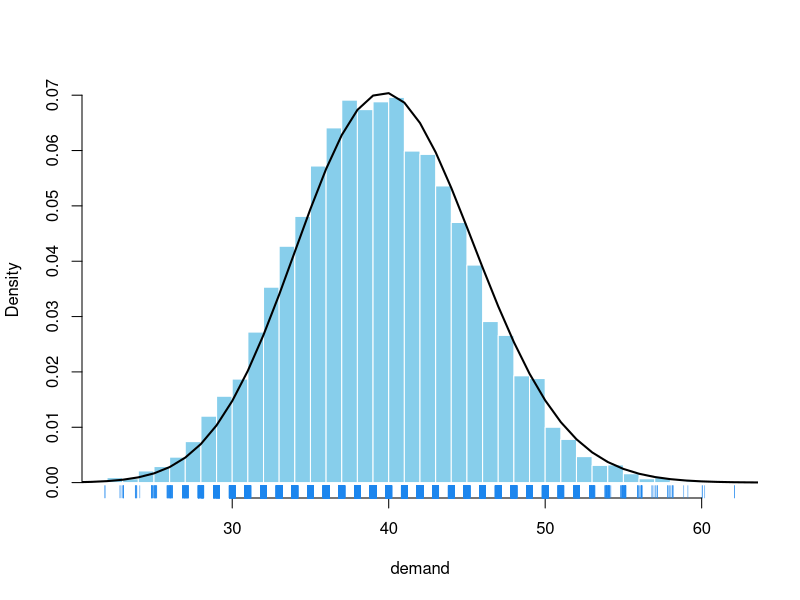
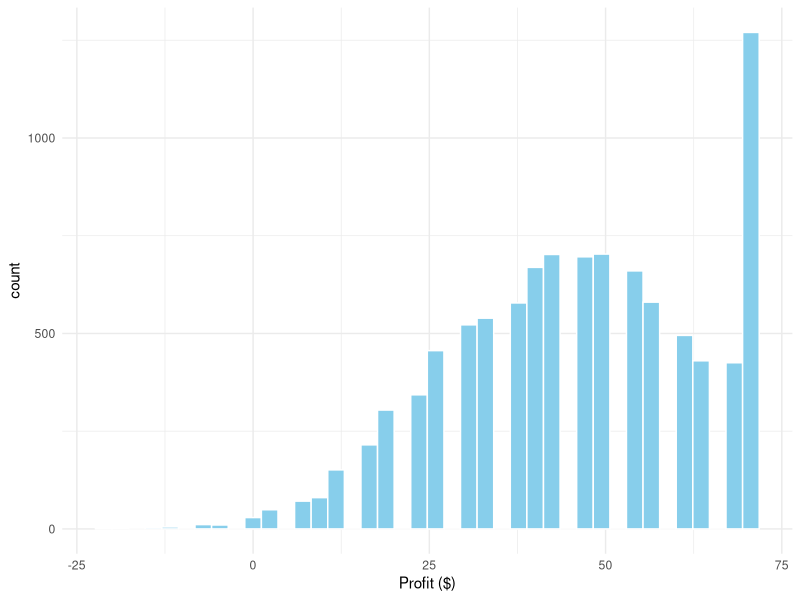
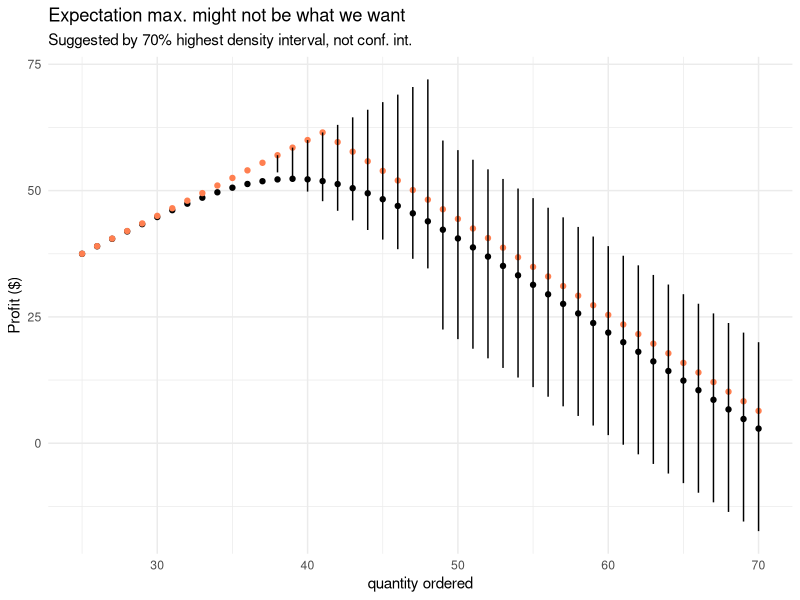
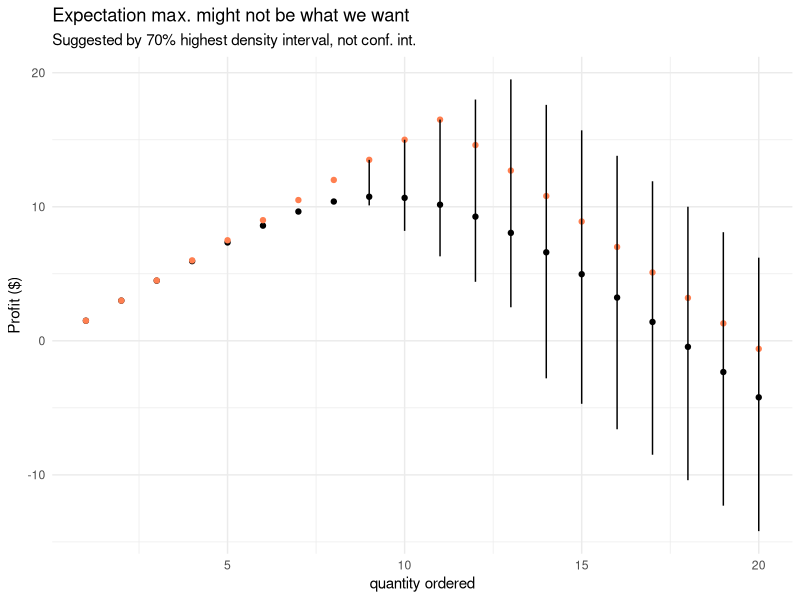
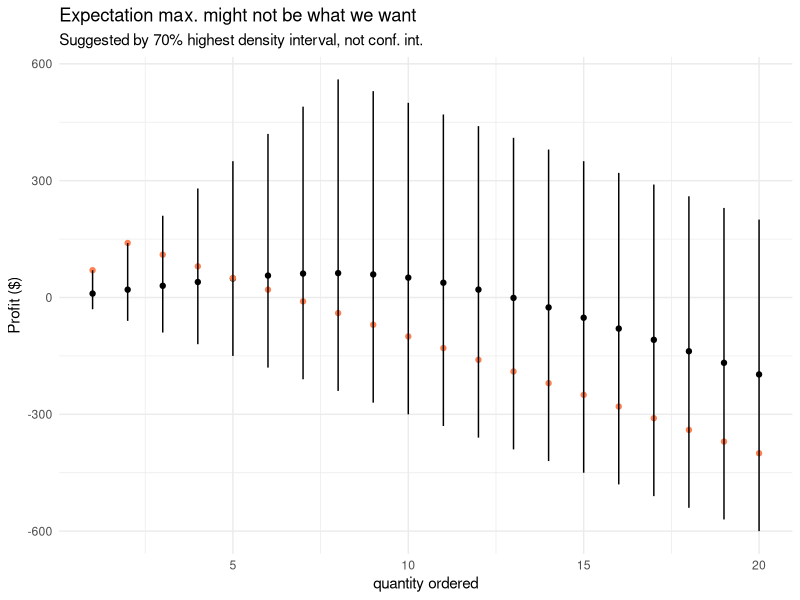
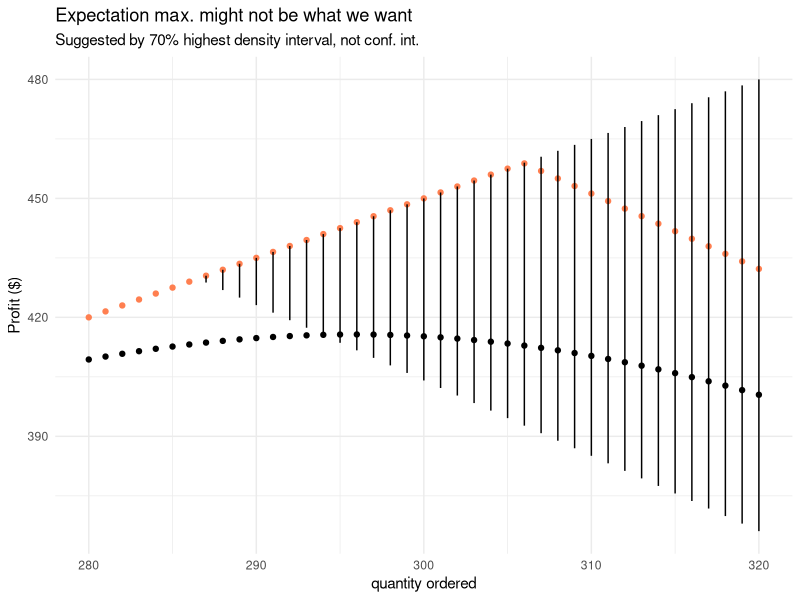
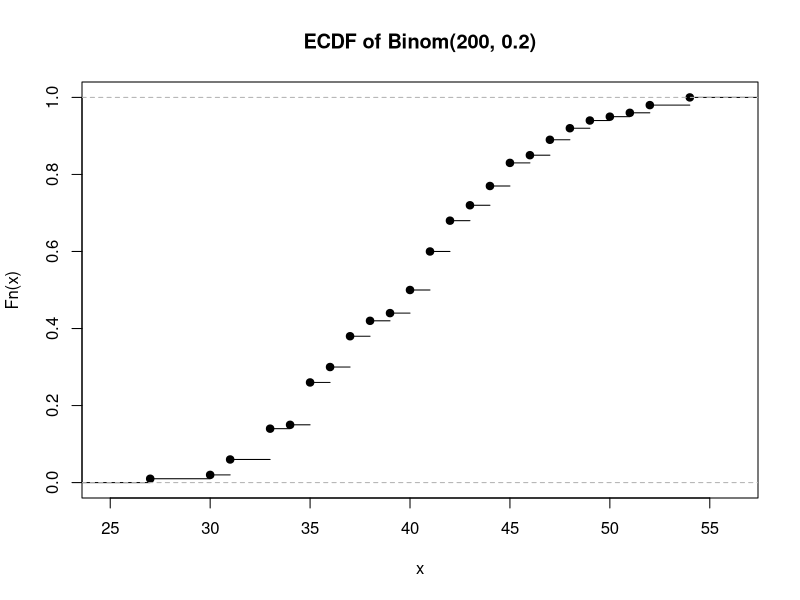
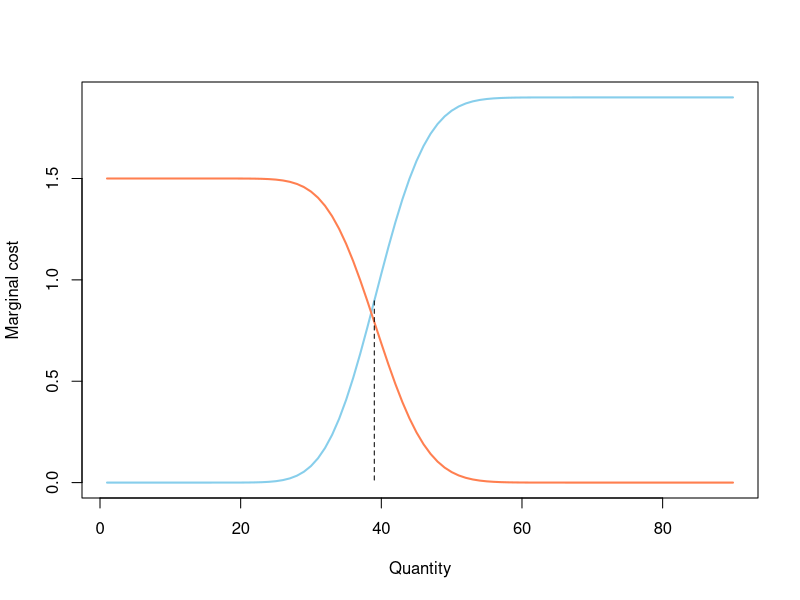

These charts were generated, in order, by the following R code:
## ---- chunk 1
#| code-fold: true
#| column: margin
#| fig-cap: A sanity check on the distribution of demand

dem <- rbinom(size = 200, n = 10000, prob = 0.2) 
dem_dens <- dbinom(x = seq(1, 100, 1), size = 200, prob = 0.2)
dem |> hist(
    xlab = "demand", probability = TRUE, breaks = 30, 
    col = "skyblue", border = "white", main = ""
)
lines(dem_dens, lwd = 2)
rug(jitter(dem), col = "dodgerblue2") 
## ---- chunk 2
#| message: false
#| warning: false

library(tidyverse)
library(coda)
## ---- chunk 3
set.seed(13753)

p <- 3.4; c <- 1.9; n <- 10000

sim_newsvendor <- function(p, c, qty_grid, demand) {
    df_sim <- tibble(demand = demand) |>
        mutate(nr_sim = row_number()) |>
        crossing(qty = qty_grid) |>
        mutate(
            profit = p * pmin(demand, qty) - c * qty
        )    
    df_sim
}

qty_grid <- 25:70
demand <- rbinom(n, 200, 0.2)
df_sim <- sim_newsvendor(p, c, qty_grid, demand) 
## ---- chunk 4
#| warning: false
#| message: false
#| code-fold: true
#| code-summary: Show code
#| column: margin
#| fig-cap: The distribution of profits at q = 47 might not be what you expect

df_sim |> filter(qty == 47) |> 
    ggplot(aes(x = profit)) + 
    geom_histogram(bins = 40, fill = "skyblue", color = "white") + 
    labs(x = "Profit ($)") +
    theme_minimal() 
## ---- chunk 5
#| code-fold: true
#| code-summary: Show code for aggregation and visualization

visualize_profit <- function(df_sim, hdi = 0.7, upper_q = 0.6) {
    df_sim |>
    group_by(qty) |>
    reframe(
        avg_profit = mean(profit),
        profit_upper = coda::HPDinterval(mcmc(profit), prob = hdi)[1],
        profit_lower = coda::HPDinterval(mcmc(profit), prob = hdi)[2],
        upper_profit = quantile(profit, probs = upper_q)
    ) |>
    ggplot(aes(x = qty, y = avg_profit)) + 
    geom_point() + 
    geom_point(aes(y = upper_profit), color = "coral") + 
    geom_segment(aes(
        y = profit_lower, yend = profit_upper, 
        x = qty, xend = qty
    )) +
    labs(
        x = "quantity ordered", y = "Profit ($)", 
        title = "Expectation max. might not be what we want",
        subtitle = "Suggested by 70% highest density interval, not conf. int."
    ) +
    theme_minimal()
}

visualize_profit(df_sim)
## ---- chunk 6
#| column: margin
#| fig-cap: Slow moving item demand modeled with Poisson distribution

qty_grid <- 1:20
demand <- rpois(n = n, lambda = 10)
df_sim_pois <- sim_newsvendor(p, c, qty_grid, demand)

visualize_profit(df_sim_pois) 
## ---- chunk 7
qty_grid <- 1:20
demand <- rpois(n = n, lambda = 10) * rbinom(n = n, size = 1, prob = 0.4)
df_sim_tuna <- sim_newsvendor(p = 100, c = 30, qty_grid = qty_grid, demand = demand)

visualize_profit(df_sim_tuna) 
## ---- chunk 8
#| column: margin
#| fig-cap: Try out the normal distribution for fast-moving demand

qty_grid <- 280:320
demand <- rnorm(n = n, mean = 300, sd = 25)
df_sim_norm <- sim_newsvendor(p, c, qty_grid, demand)

visualize_profit(df_sim_norm) 
## ---- chunk 9
crit_frac <- (p - c) / (p - c + c)
qty_bin <- qbinom(crit_frac, size = 200, prob = 0.2)
qty_pois <- qpois(crit_frac, lambda = 10)
qty_bin_ecdf <- quantile(rbinom(n, 200, 0.2), probs = crit_frac)
c("binomial" = qty_bin, 
  "bin_ecdf" = unname(qty_bin_ecdf), 
  "poisson" = qty_pois)
## ---- chunk 10
#| column: margin
#| fig-cap: Empirical cumulative density function

ecdf(rbinom(100, 200, 0.2)) |> 
    plot(main = "ECDF of Binom(200, 0.2)")
## ---- chunk 11
#| fig-cap: Overage marginal cost in blue and underage marginal cost in red

x_grid <- 1:90
mg_cost_over <- c * pbinom(x_grid, size = 200, prob = 0.2)
mg_cost_under <- (p - c) * (1 - pbinom(x_grid, size = 200, prob = 0.2))

plot(x = x_grid, y = mg_cost_over, 
     type = "l", lwd = 2, col = "skyblue",
     xlab = "Quantity", ylab = "Marginal cost", main = "")
lines(mg_cost_under, lwd = 2, col = "coral")
segments(
    x0 = qty_bin, y0 = mg_cost_over[qty_bin], 
    x1 = qty_bin, y1 = 0, 
    lty = "dashed"
)
